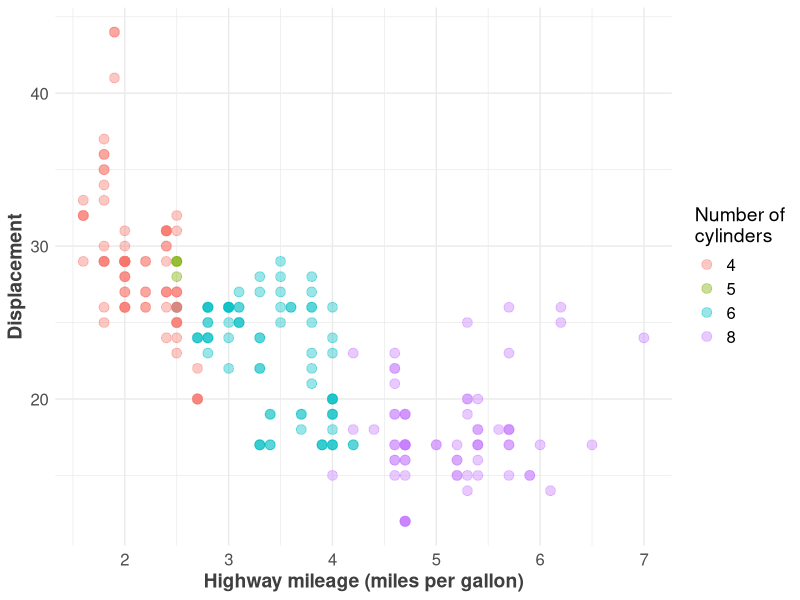

This chart was generated by the following R code:
## ---- chunk 1
#| fig-label: "ggplot"
library(tidyverse)
ggplot(mpg, aes(x = displ, y = hwy, colour = factor(cyl))) +
    geom_point(size = 3, alpha = I(4 / 10)) +
    labs(x = "Highway mileage (miles per gallon)", y = "Displacement") +
    scale_colour_discrete(name = "Number of\ncylinders") +
    theme_minimal() +
    theme(
        axis.text = element_text(size = 12),
        axis.title = element_text(size = 14, color = "#3f3f3f", face = "bold"),
        legend.title = element_text(size = 14),
        legend.text = element_text(size = 12)
    )

